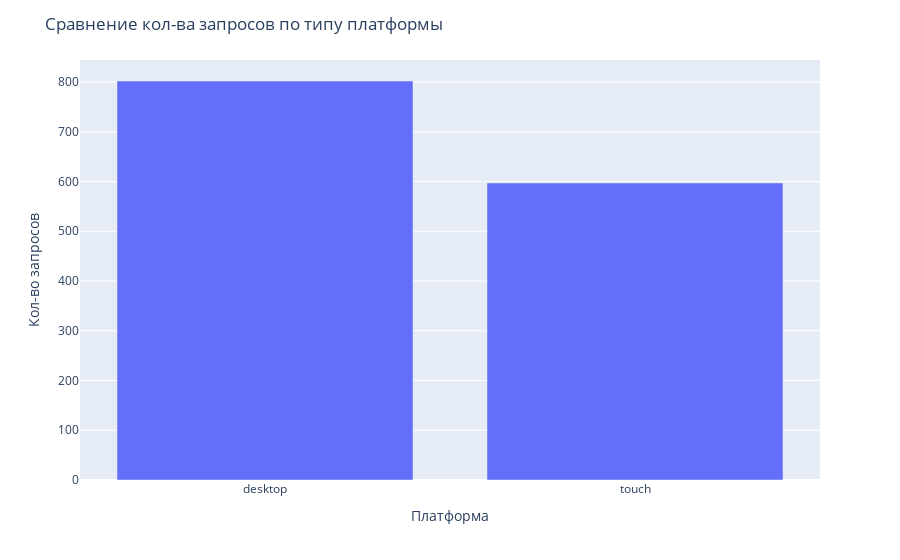

Notebook code cell kept with this figure:
### Code cell
df_count_query_with_youtube_group_by_type = df_count_query_with_youtube[["Query", "Type"]].groupby("Type").count().reset_index()
display(df_count_query_with_youtube_group_by_type.head(10))
figure_bar_group_by_type = px.bar(df_count_query_with_youtube_group_by_type, x="Type", y="Query")

figure_bar_group_by_type.update_layout(
    xaxis_title = "Платформа",
    yaxis_title = "Кол-во запросов", 
    title = "Сравнение кол-ва запросов по типу платформы",
)

figure_bar_group_by_type

### Figure 1 — Plotly figure (JSON) as saved in the notebook; plotly's stock layout.template omitted (floating-point values rounded to 4 significant figures)
{"data": [{"hovertemplate": "Type=%{x}<br>Query=%{y}<extra></extra>", "legendgroup": "", "marker": {"color": "#636efa", "pattern": {"shape": ""}}, "name": "", "orientation": "v", "showlegend": false, "textposition": "auto", "type": "bar", "x": ["desktop", "touch"], "xaxis": "x", "y": [802, 597], "yaxis": "y"}], "layout": {"barmode": "relative", "legend": {"tracegroupgap": 0}, "margin": {"t": 60}, "title": {"text": "Сравнение кол-ва запросов по типу платформы"}, "xaxis": {"anchor": "y", "domain": [0, 1], "title": {"text": "Платформа"}}, "yaxis": {"anchor": "x", "domain": [0, 1], "title": {"text": "Кол-во запросов"}}}}
